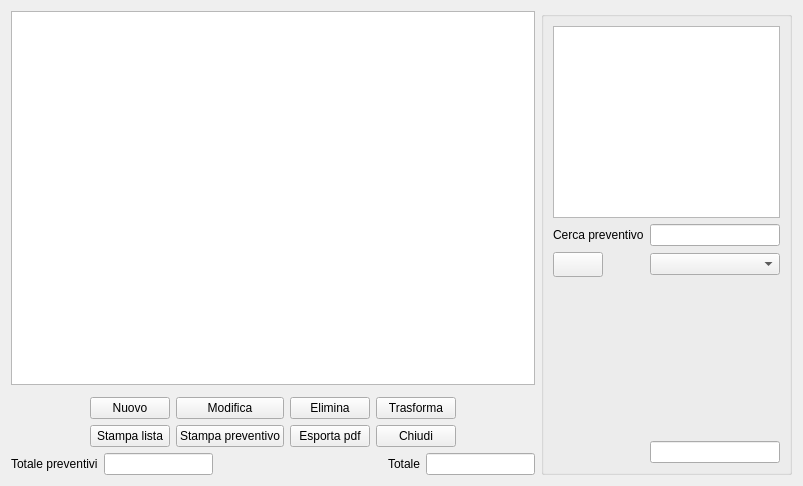
<?xml version="1.0" encoding="UTF-8"?>
<ui version="4.0">
 <class>preventivi</class>
 <widget class="QWidget" name="preventivi">
  <property name="geometry">
   <rect>
    <x>0</x>
    <y>0</y>
    <width>803</width>
    <height>486</height>
   </rect>
  </property>
  <property name="windowTitle">
   <string>Dialog</string>
  </property>
  <layout class="QGridLayout" name="gridLayout_5">
   <item row="2" column="0">
    <layout class="QGridLayout" name="gridLayout_2">
     <item row="0" column="3">
      <widget class="QPushButton" name="elimina_2">
       <property name="text">
        <string>Elimina</string>
       </property>
       <property name="icon">
        <iconset resource="../fabaria.qrc">
         <normaloff>:/images/edit-delete.png</normaloff>:/images/edit-delete.png</iconset>
       </property>
       <property name="iconSize">
        <size>
         <width>16</width>
         <height>16</height>
        </size>
       </property>
       <property name="checkable">
        <bool>false</bool>
       </property>
      </widget>
     </item>
     <item row="0" column="1">
      <widget class="QPushButton" name="Aggiungi_2">
       <property name="text">
        <string>Nuovo</string>
       </property>
       <property name="icon">
        <iconset resource="../fabaria.qrc">
         <normaloff>:/images/dialog-ok-apply.png</normaloff>:/images/dialog-ok-apply.png</iconset>
       </property>
       <property name="iconSize">
        <size>
         <width>16</width>
         <height>16</height>
        </size>
       </property>
      </widget>
     </item>
     <item row="0" column="2">
      <widget class="QPushButton" name="modifica_2">
       <property name="text">
        <string>Modifica</string>
       </property>
       <property name="icon">
        <iconset resource="../fabaria.qrc">
         <normaloff>:/images/document-edit.png</normaloff>:/images/document-edit.png</iconset>
       </property>
      </widget>
     </item>
     <item row="0" column="9">
      <spacer name="horizontalSpacer_3">
       <property name="orientation">
        <enum>Qt::Horizontal</enum>
       </property>
       <property name="sizeHint" stdset="0">
        <size>
         <width>40</width>
         <height>20</height>
        </size>
       </property>
      </spacer>
     </item>
     <item row="0" column="4">
      <widget class="QPushButton" name="trasform_2">
       <property name="toolTip">
        <string>&lt;html&gt;&lt;head/&gt;&lt;body&gt;&lt;p&gt;Trasforma preventivo in ordine&lt;/p&gt;&lt;/body&gt;&lt;/html&gt;</string>
       </property>
       <property name="text">
        <string>Trasforma</string>
       </property>
       <property name="icon">
        <iconset resource="../fabaria.qrc">
         <normaloff>:/images/split.png</normaloff>:/images/split.png</iconset>
       </property>
      </widget>
     </item>
     <item row="0" column="0">
      <spacer name="horizontalSpacer_4">
       <property name="orientation">
        <enum>Qt::Horizontal</enum>
       </property>
       <property name="sizeHint" stdset="0">
        <size>
         <width>40</width>
         <height>20</height>
        </size>
       </property>
      </spacer>
     </item>
     <item row="1" column="1">
      <widget class="QPushButton" name="stampa_2">
       <property name="toolTip">
        <string>&lt;html&gt;&lt;head/&gt;&lt;body&gt;&lt;p&gt;Stampa lista preventivi&lt;/p&gt;&lt;/body&gt;&lt;/html&gt;</string>
       </property>
       <property name="text">
        <string>Stampa lista</string>
       </property>
       <property name="icon">
        <iconset resource="../fabaria.qrc">
         <normaloff>:/images/document-print.png</normaloff>:/images/document-print.png</iconset>
       </property>
       <property name="iconSize">
        <size>
         <width>16</width>
         <height>16</height>
        </size>
       </property>
      </widget>
     </item>
     <item row="1" column="2">
      <widget class="QPushButton" name="p_fatt_s_2">
       <property name="toolTip">
        <string>&lt;html&gt;&lt;head/&gt;&lt;body&gt;&lt;p&gt;Stampa preventivo singolo&lt;/p&gt;&lt;/body&gt;&lt;/html&gt;</string>
       </property>
       <property name="text">
        <string>Stampa preventivo</string>
       </property>
       <property name="icon">
        <iconset resource="../fabaria.qrc">
         <normaloff>:/images/document-print.png</normaloff>:/images/document-print.png</iconset>
       </property>
      </widget>
     </item>
     <item row="1" column="3">
      <widget class="QPushButton" name="pushButton_2">
       <property name="toolTip">
        <string>&lt;html&gt;&lt;head/&gt;&lt;body&gt;&lt;p&gt;Esporta pdf&lt;/p&gt;&lt;/body&gt;&lt;/html&gt;</string>
       </property>
       <property name="text">
        <string>Esporta pdf</string>
       </property>
       <property name="icon">
        <iconset resource="../fabaria.qrc">
         <normaloff>:/images/pdf.png</normaloff>:/images/pdf.png</iconset>
       </property>
      </widget>
     </item>
     <item row="1" column="4">
      <widget class="QPushButton" name="esci_2">
       <property name="toolTip">
        <string>&lt;html&gt;&lt;head/&gt;&lt;body&gt;&lt;p&gt;Esci dai preventivi&lt;/p&gt;&lt;/body&gt;&lt;/html&gt;</string>
       </property>
       <property name="text">
        <string>Chiudi</string>
       </property>
       <property name="icon">
        <iconset resource="../../backup_restore_db/images.qrc">
         <normaloff>:/images/dialog-close.png</normaloff>:/images/dialog-close.png</iconset>
       </property>
       <property name="iconSize">
        <size>
         <width>16</width>
         <height>16</height>
        </size>
       </property>
      </widget>
     </item>
    </layout>
   </item>
   <item row="0" column="0">
    <widget class="QTableView" name="tab_view">
     <attribute name="verticalHeaderDefaultSectionSize">
      <number>15</number>
     </attribute>
    </widget>
   </item>
   <item row="3" column="0">
    <layout class="QGridLayout" name="gridLayout_4">
     <item row="0" column="0">
      <widget class="QLabel" name="label_5">
       <property name="text">
        <string>Totale preventivi</string>
       </property>
      </widget>
     </item>
     <item row="0" column="1">
      <widget class="QLineEdit" name="tot_fatt_2">
       <property name="readOnly">
        <bool>true</bool>
       </property>
      </widget>
     </item>
     <item row="0" column="2">
      <spacer name="horizontalSpacer_7">
       <property name="orientation">
        <enum>Qt::Horizontal</enum>
       </property>
       <property name="sizeHint" stdset="0">
        <size>
         <width>169</width>
         <height>20</height>
        </size>
       </property>
      </spacer>
     </item>
     <item row="0" column="3">
      <widget class="QLabel" name="label_6">
       <property name="text">
        <string>Totale</string>
       </property>
      </widget>
     </item>
     <item row="0" column="4">
      <widget class="QLineEdit" name="tot_eur_2">
       <property name="readOnly">
        <bool>true</bool>
       </property>
      </widget>
     </item>
    </layout>
   </item>
   <item row="0" column="1" rowspan="4">
    <widget class="QGroupBox" name="groupBox_5">
     <property name="minimumSize">
      <size>
       <width>251</width>
       <height>0</height>
      </size>
     </property>
     <property name="maximumSize">
      <size>
       <width>251</width>
       <height>16777215</height>
      </size>
     </property>
     <property name="sizeIncrement">
      <size>
       <width>251</width>
       <height>0</height>
      </size>
     </property>
     <property name="baseSize">
      <size>
       <width>251</width>
       <height>0</height>
      </size>
     </property>
     <property name="title">
      <string/>
     </property>
     <layout class="QGridLayout" name="gridLayout_7">
      <item row="2" column="0">
       <widget class="QPushButton" name="find_cer_2">
        <property name="minimumSize">
         <size>
          <width>50</width>
          <height>25</height>
         </size>
        </property>
        <property name="maximumSize">
         <size>
          <width>50</width>
          <height>25</height>
         </size>
        </property>
        <property name="sizeIncrement">
         <size>
          <width>50</width>
          <height>25</height>
         </size>
        </property>
        <property name="baseSize">
         <size>
          <width>50</width>
          <height>25</height>
         </size>
        </property>
        <property name="text">
         <string/>
        </property>
        <property name="icon">
         <iconset resource="../fabaria.qrc">
          <normaloff>:/images/edit-find.png</normaloff>:/images/edit-find.png</iconset>
        </property>
       </widget>
      </item>
      <item row="3" column="0">
       <spacer name="verticalSpacer_3">
        <property name="orientation">
         <enum>Qt::Vertical</enum>
        </property>
        <property name="sizeHint" stdset="0">
         <size>
          <width>20</width>
          <height>40</height>
         </size>
        </property>
       </spacer>
      </item>
      <item row="0" column="0" colspan="2">
       <widget class="QTextEdit" name="textEdit_2"/>
      </item>
      <item row="1" column="0">
       <widget class="QLabel" name="label_4">
        <property name="text">
         <string>Cerca preventivo</string>
        </property>
       </widget>
      </item>
      <item row="2" column="1">
       <widget class="QComboBox" name="cerca_txt_2">
        <property name="editable">
         <bool>false</bool>
        </property>
       </widget>
      </item>
      <item row="5" column="1">
       <widget class="QLineEdit" name="id_2"/>
      </item>
      <item row="1" column="1">
       <widget class="QLineEdit" name="cerca1_2"/>
      </item>
     </layout>
    </widget>
   </item>
  </layout>
  <zorder>groupBox_5</zorder>
  <zorder>tab_view</zorder>
  <zorder></zorder>
 </widget>
 <tabstops>
  <tabstop>Aggiungi_2</tabstop>
  <tabstop>modifica_2</tabstop>
  <tabstop>elimina_2</tabstop>
  <tabstop>trasform_2</tabstop>
  <tabstop>id_2</tabstop>
  <tabstop>cerca1_2</tabstop>
  <tabstop>find_cer_2</tabstop>
  <tabstop>cerca_txt_2</tabstop>
  <tabstop>textEdit_2</tabstop>
  <tabstop>tab_view</tabstop>
  <tabstop>tot_fatt_2</tabstop>
  <tabstop>tot_eur_2</tabstop>
 </tabstops>
 <resources>
  <include location="../../backup_restore_db/images.qrc"/>
  <include location="../fabaria.qrc"/>
 </resources>
 <connections/>
</ui>
